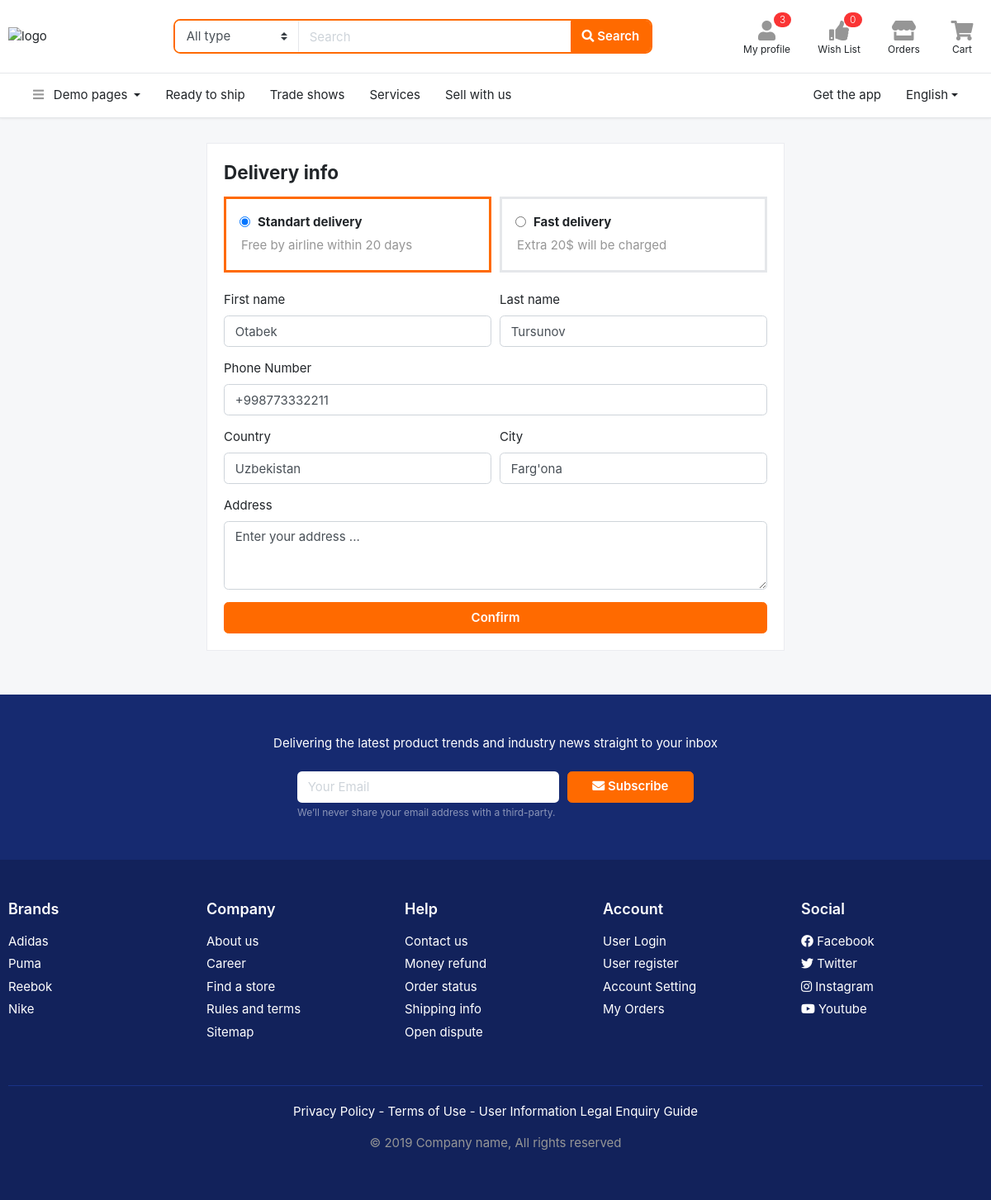
The page /order/ (signed in) on the database its author committed.
### users/models.py (models this page shows, shortened)
class User(AbstractUser):
    class GENDER(models.TextChoices):
        MALE = 'male', 'male'
        FEMALE = 'female', 'female'
    phone = models.CharField(max_length=13, unique=True)
    gender = models.CharField(max_length=10, choices=GENDER.choices, blank=True, null=True)
    city = models.CharField(max_length=50, blank=True, null=True)
    country = models.CharField(max_length=50, blank=True, null=True)
    confirmation_code = models.CharField(max_length=6, blank=True, null=True)
    confirmed = models.BooleanField(default=False)

### order/views.py (the view, shortened to what this page needs)
# urls.py: path('', OrderView.as_view(), name='order'),
class OrderView(LoginRequiredMixin, View):
    def get(self, request):
        return render(request, 'order.html')

### templates/order.html (shortened to what this page needs)
{% extends 'base.html' %}
{% block content %}
    <section class="section-content padding-y">
        <div class="container" style="max-width: 720px;">
            <div class="card mb-4">
                <form class="card-body" method="post">
                    <h4 class="card-title mb-3">Delivery info</h4>
                    <div class="form-row">
                        <div class="form-group col-sm-6">
                            <label class="js-check box active">
                                <input type="radio" name="delivery_type" value="Standard" checked>
                                <h6 class="title">Standart delivery</h6>
                                <p class="text-muted">Free by airline within 20 days</p>
                            </label>
                        </div>
                        <div class="form-group col-sm-6">
                            <label class="js-check box">
                                <input type="radio" name="delivery_type" value="Fast">
                                <h6 class="title">Fast delivery</h6>
                                <p class="text-muted">Extra 20$ will be charged </p>
                            </label>
                        </div>
                    </div>
                    <div class="form-row">
                        <div class="col form-group">
                            <label>First name</label>
                            <input type="text" name="first_name" class="form-control" value="{{ request.user.first_name }}">
                        </div>
                        <div class="col form-group">
                            <label>Last name</label>
                            <input type="text" class="form-control" value="{{ request.user.last_name }}">
                        </div>
                    </div>
                    <div class="form-row">
                        <div class="col form-group">
                            <label>Phone Number</label>
                            <input type="text" name="phone_number" class="form-control" value="+{{ request.user.phone }}">
                        </div>
                    </div>
                    <div class="form-row">
                        <div class="form-group col-md-6">
                            <label>Country</label>
                            <input type="text" class="form-control" name="country" value="{{ request.user.country }}">
                        </div>
                        <div class="form-group col-md-6">
                            <label>City</label>
                            <input type="text" name="city" value="{{ request.user.city }}" class="form-control">
                        </div>
                    </div>
                    <div class="form-group">
                        <label>Address</label>
                        <textarea class="form-control" name="address" rows="3">Enter your address ...</textarea>
                    </div>
                    <button class="subscribe btn btn-primary btn-block" type="submit"> Confirm</button>
                </form>
            </div>
        </div>
    </section>
{% endblock %}

### templates/base.html (shortened to what this page needs)
<!DOCTYPE HTML>
{% load static %}
<html lang="en">
<head>
<link href="/static/css/bootstrap.css?v=2.0" rel="stylesheet" type="text/css"/>
<link href="/static/fonts/fontawesome/css/all.min.css?v=2.0" type="text/css" rel="stylesheet">
<link href="/static/css/ui.css?v=2.0" rel="stylesheet" type="text/css"/>
<link href="/static/css/responsive.css?v=2.0" rel="stylesheet" type="text/css" />
</head>
<body>
<header class="section-header">
<section class="header-main border-bottom">
	<div class="container">
		<div class="row align-items-center">
			<div class="col-xl-2 col-lg-3 col-md-12">
				<a href="{% url 'home' %}" class="brand-wrap">
					<img class="logo" src="/static/images/logo.png" alt="logo">
				</a>
			</div>
			<div class="col-xl-6 col-lg-5 col-md-6">
				<form action="#" class="search-header">
					<div class="input-group w-100">
						<select class="custom-select border-right"  name="category_name">
								<option value="">All type</option><option value="codex">Special</option>
						</select>
					    <input type="text" class="form-control" placeholder="Search">
					    <div class="input-group-append">
					      <button class="btn btn-primary" type="submit">
					        <i class="fa fa-search"></i> Search
					      </button>
					    </div>
				    </div>
				</form>
			</div>
			<div class="col-xl-4 col-lg-4 col-md-6">
				<div class="widgets-wrap float-md-right">
					<div class="widget-header mr-3">
						<a href="{% url 'profile' %}" class="widget-view">
							<div class="icon-area">
								<i class="fa fa-user"></i>
								<span class="notify">3</span>
							</div>
							<small class="text"> My profile </small>
						</a>
					</div>
					<div class="widget-header mr-3">
						<a href="{% url 'wishlist' %}" class="widget-view">
							<div class="icon-area">
								<i class="fa fa-thumbs-up"></i>
								<span class="notify">{{ request.user.favorite_set.count }}</span>
							</div>
							<small class="text"> Wish List </small>
						</a>
					</div>
					<div class="widget-header mr-3">
						<a href="{% url 'orders' %}" class="widget-view">
							<div class="icon-area">
								<i class="fa fa-store"></i>
							</div>
							<small class="text"> Orders </small>
						</a>
					</div>
					<div class="widget-header">
						<a href="{% url 'my-cart' %}" class="widget-view">
							<div class="icon-area">
								<i class="fa fa-shopping-cart"></i>
							</div>
							<small class="text"> Cart </small>
						</a>
					</div>
				</div>
			</div>
		</div>
	</div>
</section>
<nav class="navbar navbar-main navbar-expand-lg border-bottom">
<div class="container">
	<div class="collapse navbar-collapse" id="main_nav">
	<ul class="navbar-nav">
		<li class="nav-item dropdown">
			<a class="nav-link dropdown-toggle" data-toggle="dropdown" href="#"> <i class="fa fa-bars text-muted mr-2"></i> Demo pages </a>
		</li>
		<li class="nav-item">
			<a class="nav-link" href="#">Ready to ship</a>
		</li>
		<li class="nav-item">
		<a class="nav-link" href="#">Trade shows</a>
		</li>
		<li class="nav-item">
		<a class="nav-link" href="#">Services</a>
		</li>
		<li class="nav-item">
		<a class="nav-link" href="#">Sell with us</a>
		</li>
	</ul>
	<ul class="navbar-nav ml-md-auto">
			<li class="nav-item">
			<a class="nav-link" href="#">Get the app</a>
		</li>
		<li class="nav-item dropdown">
			<a class="nav-link dropdown-toggle" href="http://example.com" data-toggle="dropdown">English</a>
		</li>
		</ul>
	</div>
</div>
</nav>
</header>
{% block content %}
{% endblock %}
<section class="section-subscribe padding-y-lg">
<div class="container">
<p class="pb-2 text-center text-white">Delivering the latest product trends and industry news straight to your inbox</p>
<div class="row justify-content-md-center">
	<div class="col-lg-5 col-md-6">
<form class="form-row">
		<div class="col-md-8 col-7">
		<input class="form-control border-0" placeholder="Your Email" type="email">
		</div>
		<div class="col-md-4 col-5">
		<button type="submit" class="btn btn-block btn-warning"> <i class="fa fa-envelope"></i> Subscribe </button>
		</div>
</form>
<small class="form-text text-white-50">We’ll never share your email address with a third-party. </small>
	</div>
</div>
</div>
</section>
<footer class="section-footer bg-secondary">
	<div class="container">
		<section class="footer-top padding-y-lg text-white">
			<div class="row">
				<aside class="col-md col-6">
					<h6 class="title">Brands</h6>
					<ul class="list-unstyled">
						<li> <a href="#">Adidas</a></li>
						<li> <a href="#">Puma</a></li>
						<li> <a href="#">Reebok</a></li>
						<li> <a href="#">Nike</a></li>
					</ul>
				</aside>
				<aside class="col-md col-6">
					<h6 class="title">Company</h6>
					<ul class="list-unstyled">
						<li> <a href="#">About us</a></li>
						<li> <a href="#">Career</a></li>
						<li> <a href="#">Find a store</a></li>
						<li> <a href="#">Rules and terms</a></li>
						<li> <a href="#">Sitemap</a></li>
					</ul>
				</aside>
				<aside class="col-md col-6">
					<h6 class="title">Help</h6>
					<ul class="list-unstyled">
						<li> <a href="#">Contact us</a></li>
						<li> <a href="#">Money refund</a></li>
						<li> <a href="#">Order status</a></li>
						<li> <a href="#">Shipping info</a></li>
						<li> <a href="#">Open dispute</a></li>
					</ul>
				</aside>
				<aside class="col-md col-6">
					<h6 class="title">Account</h6>
					<ul class="list-unstyled">
						<li> <a href="#"> User Login </a></li>
						<li> <a href="#"> User register </a></li>
						<li> <a href="#"> Account Setting </a></li>
						<li> <a href="#"> My Orders </a></li>
					</ul>
				</aside>
				<aside class="col-md">
					<h6 class="title">Social</h6>
					<ul class="list-unstyled">
						<li><a href="#"> <i class="fab fa-facebook"></i> Facebook </a></li>
						<li><a href="#"> <i class="fab fa-twitter"></i> Twitter </a></li>
						<li><a href="#"> <i class="fab fa-instagram"></i> Instagram </a></li>
						<li><a href="#"> <i class="fab fa-youtube"></i> Youtube </a></li>
					</ul>
				</aside>
			</div>
		</section>
		<section class="footer-bottom text-center">
				<p class="text-white">Privacy Policy - Terms of Use - User Information Legal Enquiry Guide</p>
				<p class="text-muted"> &copy 2019 Company name, All rights reserved </p>
				<br>
		</section>
	</div>
</footer>
</body>
</html>

### static/css/ui.css (style rules this page uses)
html { font-family:'Inter', sans-serif;font-size:15px }
.padding-y { padding-top:30px;padding-bottom:30px }
.padding-y-lg { padding-top:48px;padding-bottom:48px }
article:after,.form-group:after { display:block;clear:both;content:"" }
p:last-child { margin-bottom:0 }
.section-header { background-color:#fff;-webkit-box-shadow:0 0 3px rgba(51,51,51,0.15);box-shadow:0 0 3px rgba(51,51,51,0.15) }
.header-main { position:relative;padding-top:1rem;padding-bottom:1rem }
.brand-wrap .logo,.navbar-brand .logo { margin-right:7px;max-height:34px;display:inline-block }
.search-header { border:2px solid #ff6a00;border-radius:.55rem }
.search-header .form-control,.search-header .custom-select { border-color:transparent }
.search-header select { -ms-flex-preferred-size:150px !important;flex-basis:150px !important;-webkit-box-flex:0 !important;-ms-flex-positive:0 !important;flex-grow:0 !important }
.widget-header { display:inline-block;vertical-align:middle;position:relative }
.widget-header .widget-view { padding:5px 7px;display:inline-block;position:relative;text-align:center }
.widget-header .icon-area { font-size:24px;display:inline-block;width:36px;height:30px;color:#969696 }
.widget-header .icon-area .notify { position:absolute;top:0px;right:8% }
.widget-header .text { max-width:80px;overflow:hidden;text-overflow:ellipsis;white-space:nowrap;display:block;line-height:1.2 }
.widget-header a { color:#212529 }
.section-footer ul li { margin-bottom:5px }
.section-footer ul a { color:inherit }
.section-footer .title { font-weight:600;margin-bottom:16px;font-size:18px }
.footer-bottom { padding-top:20px;padding-bottom:20px;border-top:1px solid #1a3286 }
[class*="list-"] li:after { visibility:hidden;display:block;content:"";overflow:hidden;height:0;clear:both }
.notify { position:absolute;top:-4px;right:-10px;display:inline-block;padding:.25em .6em;font-size:12px;line-height:1;text-align:center;font-weight:300;border-radius:3rem;color:#fff;background-color:#fa3434 }
.box { padding:18px;background:#fff;border:1px solid #e5e7ea }
.js-check { position:relative }
.js-check .title { margin-left:20px }
.js-check input { position:absolute;top:21px;left:16px }
.js-check.active { border-color:#ff6a00 }
.js-check.box { width:100%;border-width:3px }
body { background-color:#f6f7f9 }
.section-subscribe { background-color:#162a70 }

### rows shown on the page
User: user.favorite_set.count "0", first_name "Otabek", user.last_name "Tursunov", phone_number "+998773332211", country "Uzbekistan", city "Farg'ona"
